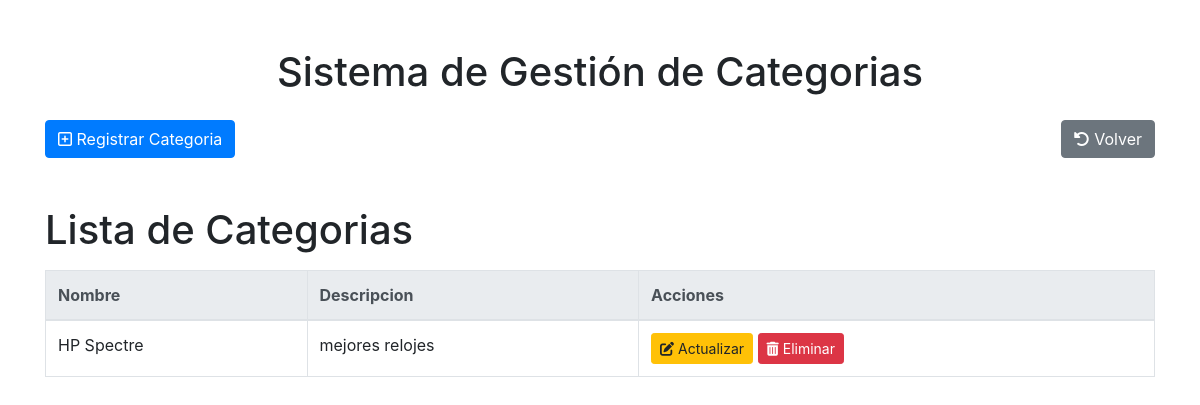
Page /categoria/crud_categoria/ on the earlier database version.
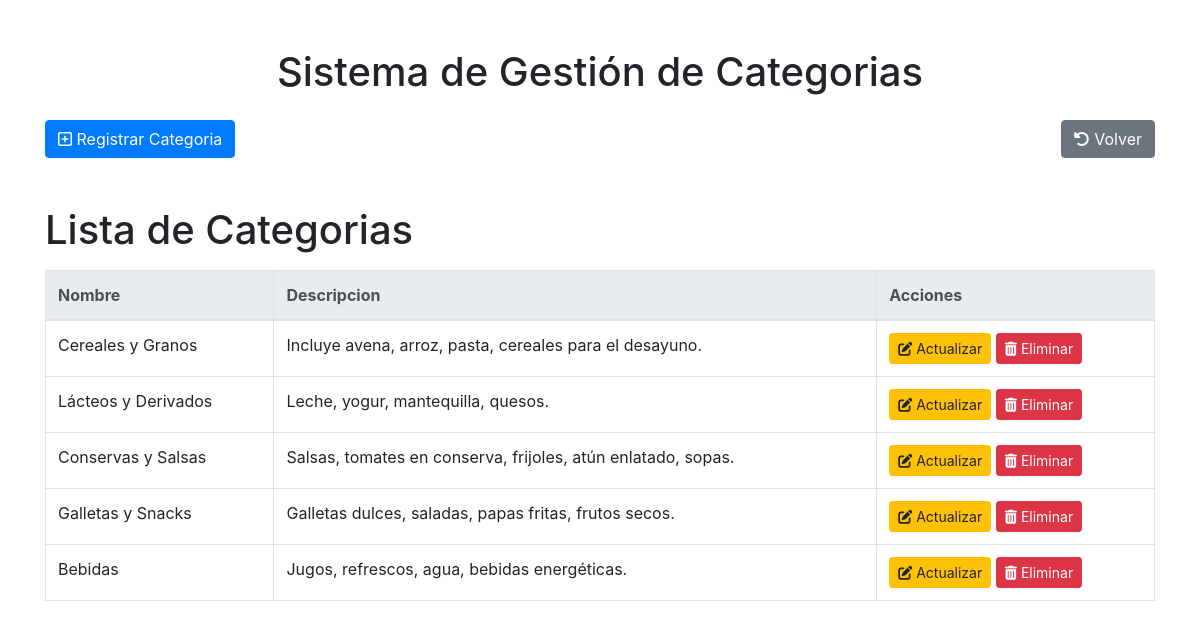
Same page on the later database version.
### Aplicacion/models.py (models this page shows, shortened)
class Categoria(models.Model):
    id=models.AutoField(primary_key=True)
    nombre=models.CharField(max_length=50)
    descripcion=models.CharField(max_length=150)

### Aplicacion/views.py (the view)
# urls.py: path('categoria/crud_categoria/', crud_categoria, name='crud_categoria'),
def crud_categoria(request):
    categorias = Categoria.objects.all()
    return render(request, 'crud_categoria.html', {'categorias': categorias})

### templates/crud_categoria.html (shortened to what this page needs)
<!DOCTYPE html>
<html lang="en">
<head>
    <link href="https://stackpath.bootstrapcdn.com/bootstrap/4.5.2/css/bootstrap.min.css" rel="stylesheet">
    <link href="https://cdnjs.cloudflare.com/ajax/libs/font-awesome/6.0.0-beta3/css/all.min.css" rel="stylesheet">
</head>
<body>
    <div class="container mt-5">
        <h1 class="text-center">Sistema de Gestión de Categorias</h1>
        <div class="d-flex justify-content-between align-items-center mt-4">
            <a href="{% url 'crear_categoria' %}" class="btn btn-primary"><i class="fa-regular fa-square-plus"></i> Registrar Categoria</a>
            <a href="{% url 'home' %}" class="btn btn-secondary"><i class="fa-solid fa-rotate-left"></i> Volver</a>
        </div>
        <h1 class="mt-5">Lista de Categorias</h1>
        <table class="table table-bordered mt-3">
            <thead class="thead-light">
                <tr>
                    <th>Nombre</th>
                    <th>Descripcion</th>
                    <th>Acciones</th>
                </tr>
            </thead>
            <tbody>
                {% for categoria in categorias %}
                    <tr>
                        <td>{{ categoria.nombre }}</td>
                        <td>{{ categoria.descripcion }}</td>
                        <td>
                            <a href="{% url 'editar_categoria' categoria.id %}" class="btn btn-warning btn-sm"><i class="fa-solid fa-pen-to-square"></i> Actualizar</a>
                            <button class="btn btn-danger btn-sm" data-toggle="modal" data-target="#confirmDelete{{ categoria.id }}"><i class="fa-solid fa-trash-can"></i> Eliminar</button>
                        </td>
                    </tr>
                {% empty %}
                <tr>
                    <td colspan="5" class="text-center">No hay proveedores registradas.</td>
                </tr>
                {% endfor %}
            </tbody>
        </table>
    </div>
</body>
</html>

Differences in the rows shown:
removed Categoria: nombre "HP Spectre", descripcion "mejores relojes"
added Categoria: nombre "Cereales y Granos", descripcion "Incluye avena, arroz, pasta, cereales para el desayuno."
added Categoria: nombre "Lácteos y Derivados", descripcion "Leche, yogur, mantequilla, quesos."
added Categoria: nombre "Conservas y Salsas", descripcion "Salsas, tomates en conserva, frijoles, atún enlatado, sopas."
added Categoria: nombre "Galletas y Snacks", descripcion "Galletas dulces, saladas, papas fritas, frutos secos."
added Categoria: nombre "Bebidas", descripcion "Jugos, refrescos, agua, bebidas energéticas."
